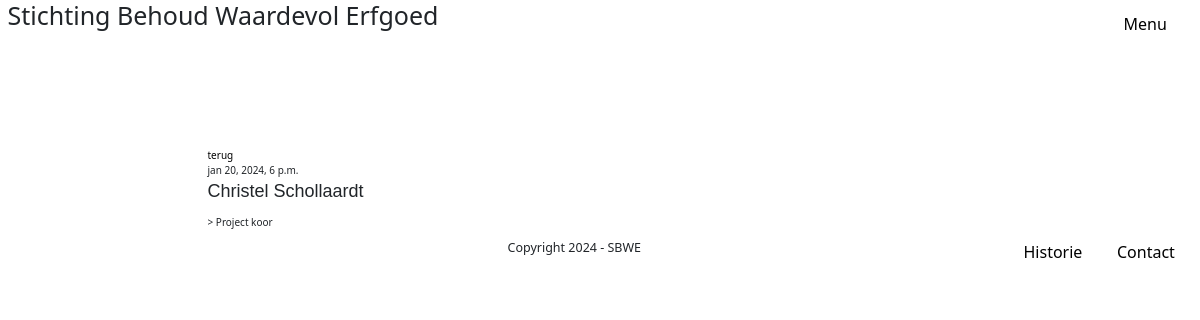
Screenshot of /post/3/ with the database file from the repository.
### blog/models.py (models this page shows, shortened)
class Post(models.Model):
    author = models.ForeignKey(settings.AUTH_USER_MODEL, on_delete=models.CASCADE)
    title = models.CharField(max_length = 200)
    text = models.TextField()
    created_date = models.DateTimeField(default=timezone.now)
    published_date = models.DateTimeField(blank=True, null=True)

### blog/views.py (the view)
# urls.py: path('post/<int:pk>/', views.post_detail, name='post_inhoud'),
def post_detail(request, pk):
    post = get_object_or_404(Post, pk = pk)
    return render (request, 'post_inhoud.html', { 'post': post})

### blog/templates/post_inhoud.html
{% extends 'post_base.html' %}
{% block inhoud %}
<a href="/post_list.html"> terug </a>
    <article class = "post">
        {% if post.published_date %}
        <time class = "date" >
            {{ post.published_date }}
        </time>
        {% endif %}
        <p class = "LetB"> {{ post.title }} </p>
        <p class = "LetB"></p>> {{ post.text|linebreaksbr }} </p>
    </article>
{% endblock %}

### blog/templates/post_base.html (style rules this page uses)
.LetB { font-family:'Lucida Sans', 'Lucida Sans Regular', 'Lucida Grande', 'Lucida Sans Unicode', Geneva, Verdana, sans-serif; font-size: 18px; font-weight: normal; }
a, a:hover { text-decoration: none; color: black; }

### rows the page displays
Post: published_date "jan 20, 2024, 6 p.m.", title "Christel Schollaardt", text "Project koor"
